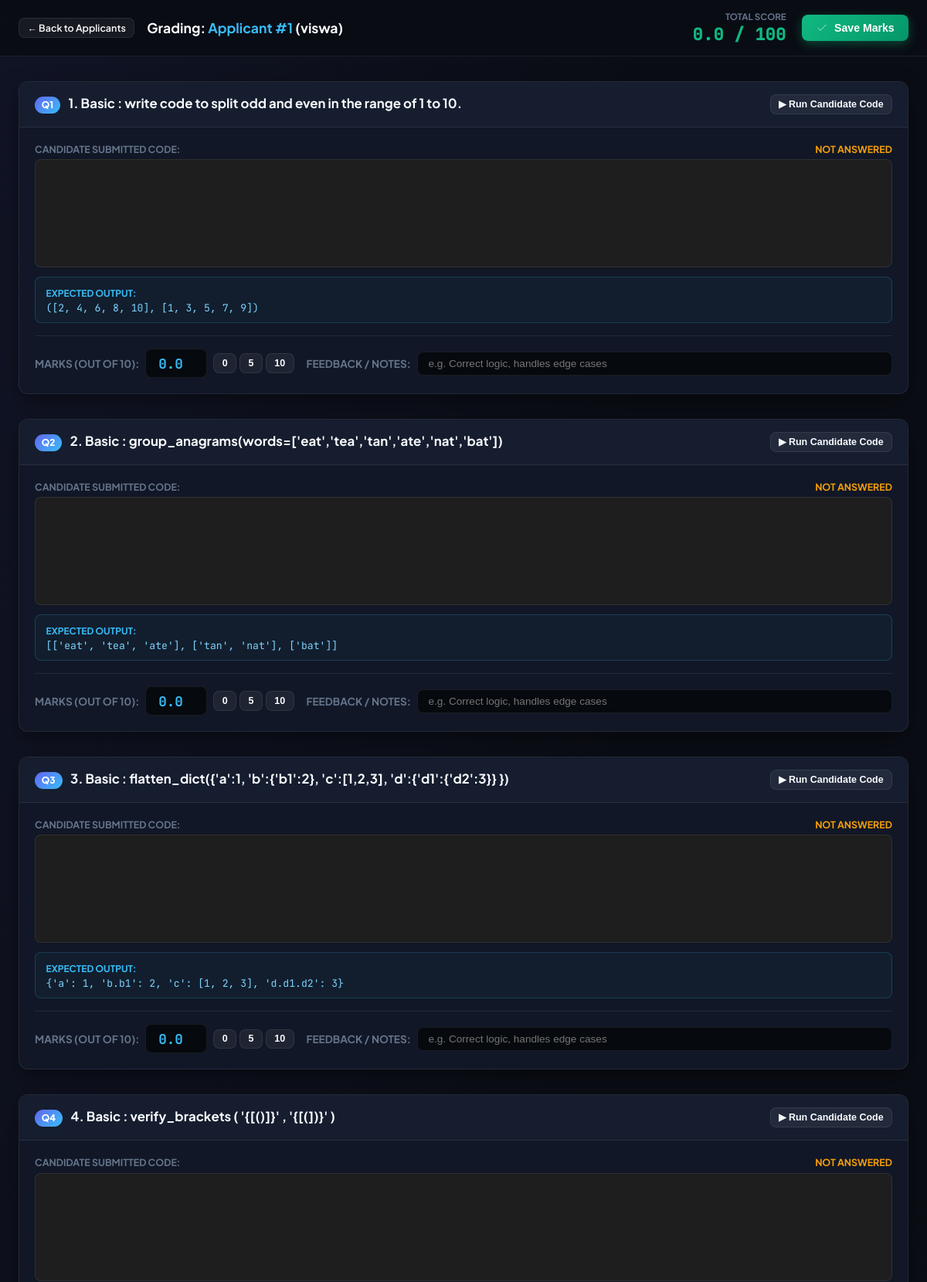
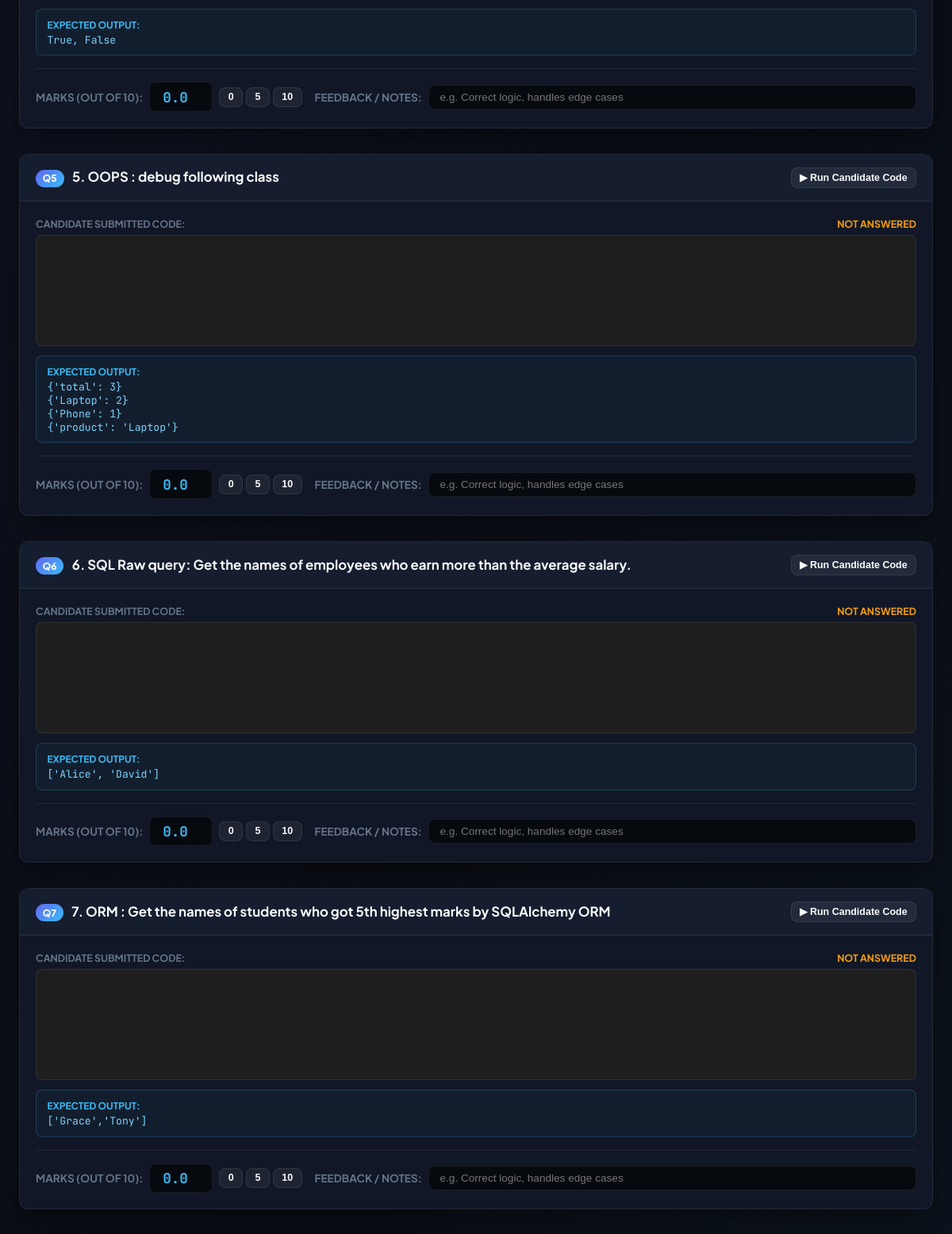
The page /admin/grade/1 (upper part) on the database its author committed (2 pictures, top to bottom).
### tables this page shows
CREATE TABLE applicants (
            id INTEGER PRIMARY KEY AUTOINCREMENT,
            name TEXT DEFAULT 'xxxx',
            created_at TIMESTAMP DEFAULT CURRENT_TIMESTAMP
        , status TEXT DEFAULT 'In Progress', total_marks REAL DEFAULT 0.0, overall_feedback TEXT, submitted_at TIMESTAMP);

CREATE TABLE answers (
            applicant_id INTEGER,
            question_id INTEGER,
            code TEXT,
            updated_at TIMESTAMP DEFAULT CURRENT_TIMESTAMP, marks REAL, notes TEXT,
            PRIMARY KEY (applicant_id, question_id)
        );

### app.py (the view)
@app.route('/admin/grade/<int:applicant_id>')
def admin_grade(applicant_id):
    conn = sqlite3.connect(DB_PATH, timeout=20.0)
    conn.row_factory = sqlite3.Row
    cursor = conn.cursor()
    applicant = cursor.execute('SELECT * FROM applicants WHERE id = ?', (applicant_id,)).fetchone()
    if not applicant:
        conn.close()
        return redirect(url_for('admin_dashboard'))
    answer_rows = cursor.execute('SELECT * FROM answers WHERE applicant_id = ?', (applicant_id,)).fetchall()
    answers_by_qid = {r['question_id']: dict(r) for r in answer_rows}
    conn.close()
    grading_questions = []
    total_assigned_marks = 0
    for q in QUESTIONS:
        ans = answers_by_qid.get(q['id'], {})
        submitted_code = ans.get('code', '')
        marks = ans.get('marks')
        notes = ans.get('notes', '')
        if marks is not None:
            total_assigned_marks += marks
        grading_questions.append({
            'id': q['id'],
            'title': q['title'],
            'expected_output': q['expected_output'],
            'submitted_code': submitted_code,
            'marks': marks,
            'notes': notes,
            'is_answered': bool(submitted_code and submitted_code.strip())
        })
    return render_template(
        'admin_grade.html',
        applicant=applicant,
        questions=grading_questions,
        total_assigned_marks=total_assigned_marks,
        max_possible_marks=len(QUESTIONS) * 10
    )

### templates/admin_grade.html (shortened to what this page needs)
<!DOCTYPE html>
<html lang="en" data-theme="dark">
<head>
</head>
<body>
    <header class="header">
        <div class="container header-content">
            <div style="display: flex; align-items: center; gap: 1rem;">
                <a href="{{ url_for('admin_dashboard') }}" class="btn btn-secondary btn-sm">
                    &larr; Back to Applicants
                </a>
                <div style="font-weight: 700; font-size: 1.1rem;">
                    Grading: <span style="color: var(--accent-cyan);">Applicant #{{ applicant.id }}</span> ({{
                    applicant.name }})
                </div>
            </div>
            <div style="display: flex; align-items: center; gap: 1.25rem;">
                <div style="text-align: right;">
                    <div
                        style="font-size: 0.72rem; color: var(--text-dim); text-transform: uppercase; font-weight: 700;">
                        Total Score</div>
                    <div
                        style="font-family: 'JetBrains Mono', monospace; font-size: 1.4rem; font-weight: 800; color: var(--accent-emerald);">
                        <span id="live-total-marks">{{ total_assigned_marks }}</span> / {{ max_possible_marks }}
                    </div>
                </div>
                <button class="btn btn-success" onclick="saveAllGrades()">
                    <svg width="16" height="16" fill="none" stroke="currentColor" viewBox="0 0 24 24">
                        <polyline points="20 6 9 17 4 12"></polyline>
                    </svg>
                    Save Marks
                </button>
            </div>
        </div>
    </header>
    <main class="container" style="margin-top: 2rem; padding-bottom: 4rem;">
        {% for q in questions %}
        <div class="card" id="q-card-{{ q.id }}">
            <div class="card-header">
                <div style="display: flex; align-items: baseline; gap: 0.65rem;">
                    <span
                        style="background: linear-gradient(135deg, var(--accent-primary), var(--accent-cyan)); color: #fff; font-size: 0.75rem; font-weight: 800; padding: 0.2rem 0.55rem; border-radius: 9999px;">
                        Q{{ q.id }}
                    </span>
                    <strong style="font-size: 1.05rem;">{{ q.title }}</strong>
                </div>
                <div style="display: flex; align-items: center; gap: 0.75rem;">
                    <button type="button" class="btn btn-secondary btn-sm" onclick="runCandidateCode({{ q.id }})">
                        ▶ Run Candidate Code
                    </button>
                </div>
            </div>
            <div class="card-body">
                <div
                    style="font-size: 0.78rem; text-transform: uppercase; color: var(--text-dim); font-weight: 700; margin-bottom: 0.35rem; display: flex; justify-content: space-between;">
                    <span>Candidate Submitted Code:</span>
                    {% if q.is_answered %}
                    <span style="color: var(--accent-emerald);">Answered</span>
                    {% else %}
                    <span style="color: var(--accent-amber);">Not Answered</span>
                    {% endif %}
                </div>
                <div id="editor_{{ q.id }}" class="monaco-box"></div>
                {% if q.expected_output %}
                <div
                    style="margin-top: 0.75rem; background: rgba(56, 189, 248, 0.04); border: 1px solid rgba(56, 189, 248, 0.2); border-radius: var(--radius-sm); padding: 0.65rem 0.85rem; font-size: 0.85rem;">
                    <strong style="color: var(--accent-cyan); font-size: 0.75rem; text-transform: uppercase;">Expected
                        Output:</strong>
                    <pre
                        style="font-family: 'JetBrains Mono', monospace; color: #7dd3fc; white-space: pre-wrap; margin-top: 0.2rem; font-size: 0.82rem;">{{ q.expected_output }}</pre>
                </div>
                {% endif %}
                <div
                    style="margin-top: 1rem; padding-top: 1rem; border-top: 1px solid var(--border-color); display: flex; align-items: center; gap: 1rem; flex-wrap: wrap;">
                    <div style="display: flex; align-items: center; gap: 0.5rem;">
                        <label
                            style="font-size: 0.85rem; font-weight: 700; text-transform: uppercase; color: var(--text-dim);">Marks
                            (out of 10):</label>
                        <input type="number" min="0" max="10" step="0.5" class="marks-input q-mark-input"
                            data-qid="{{ q.id }}" value="{{ q.marks if q.marks is not none else '' }}" placeholder="0">
                        <div style="display: flex; gap: 0.25rem;">
                            <button type="button" class="btn btn-secondary btn-sm"
                                onclick="setMark({{ q.id }}, 0)">0</button>
                            <button type="button" class="btn btn-secondary btn-sm"
                                onclick="setMark({{ q.id }}, 5)">5</button>
                            <button type="button" class="btn btn-secondary btn-sm"
                                onclick="setMark({{ q.id }}, 10)">10</button>
                        </div>
                    </div>
                    <div style="display: flex; align-items: center; gap: 0.5rem; flex: 1; min-width: 260px;">
                        <label
                            style="font-size: 0.85rem; font-weight: 700; text-transform: uppercase; color: var(--text-dim);">Feedback
                            / Notes:</label>
                        <input type="text" class="notes-input q-note-input" data-qid="{{ q.id }}" value="{{ q.notes }}"
                            placeholder="e.g. Correct logic, handles edge cases">
                    </div>
                </div>
            </div>
        </div>
        {% endfor %}
    </main>
</body>
</html>

### templates/admin_grade.html (style rules this page uses)
:root { --bg-body: #0a0d14; --bg-card: #111726; --bg-card-header: #151d2f; --border-color: rgba(255, 255, 255, 0.08); --text-main: #f8fafc; --text-muted: #94a3b8; --text-dim: #64748b; --accent-primary: #6366f1; --accent-cyan: #38bdf8; --accent-emerald: #10b981; --accent-amber: #f59e0b; --accent-rose: #f43f5e; --terminal-bg: #06090e; --terminal-border: #1a2234; --shadow-card: 0 10px 30px -5px rgba(0, 0, 0, 0.5); --radius-sm: 8px; --radius-md: 12px; --radius-full: 9999px; --transition: all 0.2s cubic-bezier(0.4, 0, 0.2, 1); }
* { box-sizing: border-box; margin: 0; padding: 0; }
body { font-family: 'Plus Jakarta Sans', sans-serif; background-color: var(--bg-body); color: var(--text-main); min-height: 100vh; background-image: radial-gradient(at 0% 0%, rgba(99, 102, 241, 0.08) 0px, transparent 50%), radial-gradient(at 100% 100%, rgba(56, 189, 248, 0.06) 0px, transparent 50%); background-attachment: fixed; }
.header { background: rgba(10, 13, 20, 0.9); backdrop-filter: blur(16px); border-bottom: 1px solid var(--border-color); padding: 0.85rem 0; position: sticky; top: 0; z-index: 1000; }
.container { max-width: 1240px; margin: 0 auto; padding: 0 1.5rem; }
.header-content { display: flex; align-items: center; justify-content: space-between; gap: 1rem; flex-wrap: wrap; }
.btn { display: inline-flex; align-items: center; justify-content: center; gap: 0.5rem; padding: 0.55rem 1.15rem; border-radius: var(--radius-sm); font-size: 0.88rem; font-weight: 600; cursor: pointer; border: none; transition: var(--transition); text-decoration: none; line-height: 1; }
.btn-success { background: linear-gradient(135deg, #10b981, #059669); color: #ffffff; box-shadow: 0 4px 14px rgba(16, 185, 129, 0.35); }
.btn-secondary { background: rgba(255, 255, 255, 0.06); color: var(--text-main); border: 1px solid var(--border-color); }
.btn-sm { padding: 0.35rem 0.65rem; font-size: 0.78rem; }
.card { background: var(--bg-card); border: 1px solid var(--border-color); border-radius: var(--radius-md); margin-bottom: 2rem; box-shadow: var(--shadow-card); overflow: hidden; }
.card-header { background: var(--bg-card-header); border-bottom: 1px solid var(--border-color); padding: 1rem 1.25rem; display: flex; align-items: center; justify-content: space-between; gap: 1rem; flex-wrap: wrap; }
.card-body { padding: 1.25rem; }
.monaco-box { height: 140px; border: 1px solid var(--border-color); border-radius: var(--radius-sm); overflow: hidden; background: #1e1e1e; overscroll-behavior: auto; }
.marks-input { width: 80px; background: #06090e; border: 1px solid var(--border-color); border-radius: var(--radius-sm); color: var(--accent-cyan); font-family: 'JetBrains Mono', monospace; font-weight: 700; font-size: 1.1rem; padding: 0.4rem 0.6rem; text-align: center; outline: none; transition: var(--transition); }
.notes-input { flex: 1; background: #06090e; border: 1px solid var(--border-color); border-radius: var(--radius-sm); color: var(--text-main); font-size: 0.85rem; padding: 0.45rem 0.85rem; outline: none; }

### rows shown on the page
applicants: id "1", name "viswa"
answers: id "1", title "1. Basic : write code to split odd and even in the range of 1 to 10.", expected_output "([2, 4, 6, 8, 10], [1, 3, 5, 7, 9])", marks "0.0"
answers: id "2", title "2. Basic : group_anagrams(words=['eat','tea','tan','ate','nat','bat'])", expected_output "[['eat', 'tea', 'ate'], ['tan', 'nat'], ['bat']]", marks "0.0"
answers: id "3", title "3. Basic : flatten_dict({'a':1, 'b':{'b1':2}, 'c':[1,2,3], 'd':{'d1':{'d2':3}} })", expected_output "{'a': 1, 'b.b1': 2, 'c': [1, 2, 3], 'd.d1.d2': 3}", marks "0.0"
answers: id "4", title "4. Basic : verify_brackets ( '{[()]}' , '{[(])}' )", expected_output "True, False", marks "0.0"
answers: id "5", title "5. OOPS : debug following class", expected_output "{'total': 3} {'Laptop': 2} {'Phone': 1} {'product': 'Laptop'}", marks "0.0"
answers: id "6", title "6. SQL Raw query: Get the names of employees who earn more than the average salary.", expected_output "['Alice', 'David']", marks "0.0"
answers: id "7", title "7. ORM : Get the names of students who got 5th highest marks by SQLAlchemy ORM", expected_output "['Grace','Tony']", marks "0.0"

### other values the page prints
{{ total_assigned_marks }} "0.0"
{{ max_possible_marks }} "100"
